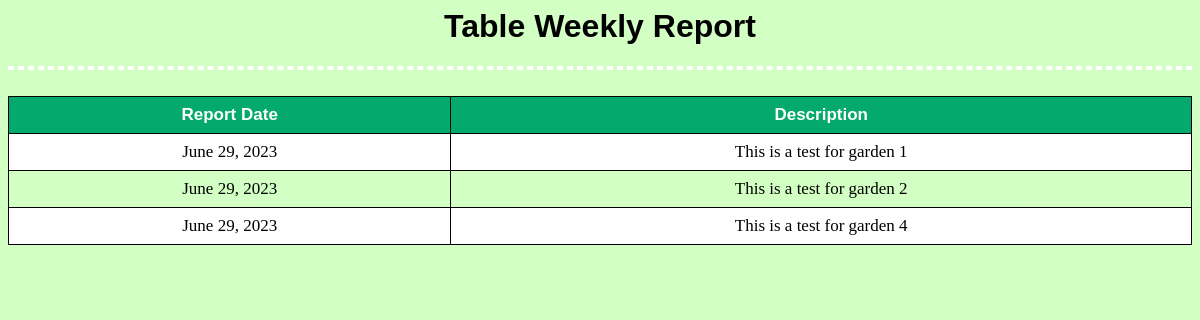
Screenshot of /weeklyreport/ with the database file from the repository.
### garden/models.py (models this page shows)
class WeeklyReport(models.Model):
    garden = models.ForeignKey(Garden, on_delete = models.CASCADE)
    report_date = models.DateField()
    description = models.TextField()

### garden/views.py (the view)
# urls.py: path('weeklyreport/', views.weeklyReport),
def weeklyReport(request):
    all = WeeklyReport.objects.all()
    return render(request, 'weekly_report.html', {'reports' : all})

### templates/weekly_report.html (shortened to what this page needs)
{% load static %}
<html lang="en">
<head>
    <link rel="stylesheet" href="{% static 'style.css' %}">
</head>
<body>
    <h1> Table Weekly Report </h1>
    <hr>
    <br>
    <table>
        <tr>
          <th>Report Date</th>
          <th>Description</th>
        </tr>
	{% for report in reports %}
	<tr>
		<td> {{ report.report_date }} </td>
		<td> {{ report.description }} </td>
   	</tr>
	{% endfor %}
    </table>
</body>
</html>

### static/style.css (style rules this page uses)
body { background: rgb(2,0,36); background: linear-gradient(3deg, rgba(2,0,36,1) 0%, rgba(255,255,255,1) 0%, rgba(65,255,0,0.23573179271708689) 42%); }
hr { border: 2px dashed white; }
tr:nth-child(even) { background-color: white; }
th { background-color: #04AA6D; color: white; font-family: 'Franklin Gothic Medium', 'Arial Narrow', Arial, sans-serif; font-weight: 900; }
table { width: 100%; border-collapse: collapse; text-align: center; }
table, th, td { border: 1px solid black; padding: 8px; font-size: 17px; }
h1 { font-family: 'Gill Sans', 'Gill Sans MT', Calibri, 'Trebuchet MS', sans-serif; text-align: center; }

### rows the page displays
WeeklyReport: report_date "June 29, 2023", description "This is a test for garden 1"
WeeklyReport: report_date "June 29, 2023", description "This is a test for garden 2"
WeeklyReport: report_date "June 29, 2023", description "This is a test for garden 4"
